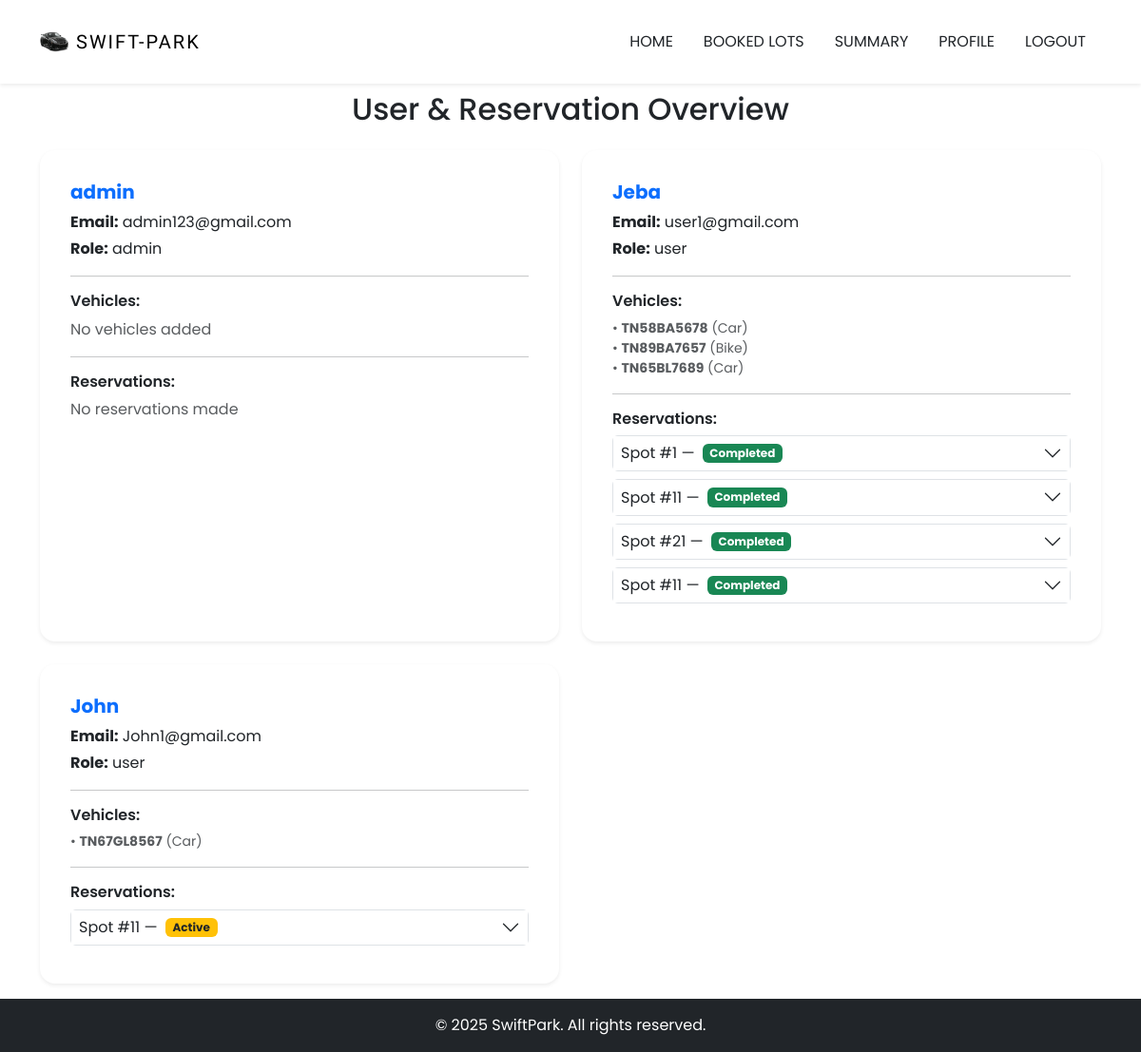
The app's page /admin/show_users (signed in), older data.
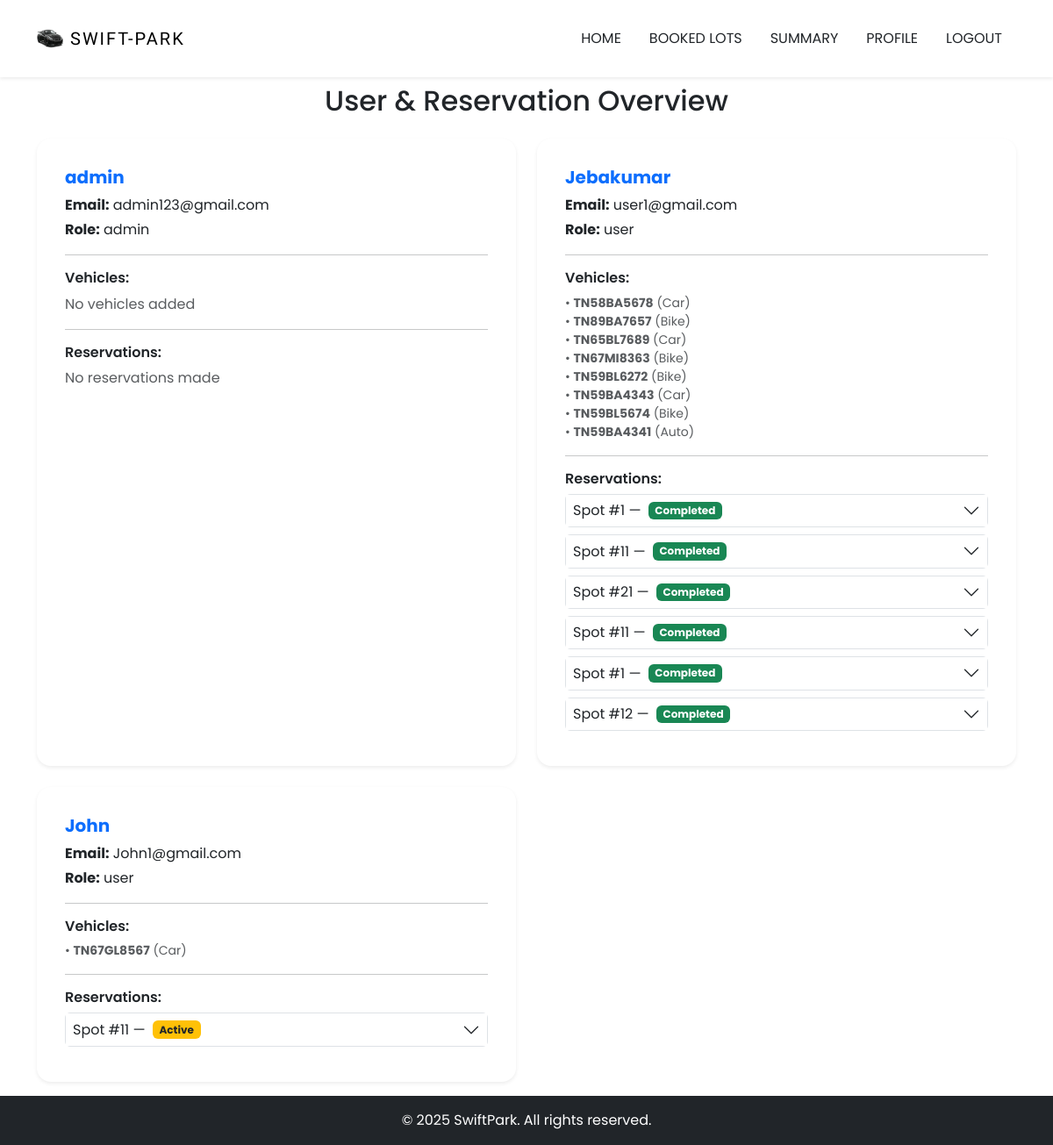
The same page, newer data.
### WorkSpace/models.py (models this page shows, shortened)
class User(db.Model, UserMixin):
    id = db.Column(db.Integer, primary_key=True)
    username = db.Column(db.String(150), unique=True, nullable=False)
    fullname = db.Column(db.String(50), nullable=False)
    email = db.Column(db.String(150), unique=True, nullable=False)
    password = db.Column(db.String(150), nullable=False)
    role = db.Column(db.String(120), nullable=False, default='user')
    vehicles = db.relationship('Vehicle', backref='user', lazy=True)
    reservations = db.relationship('Reservation', backref='user', lazy=True)

class Vehicle(db.Model):
    id = db.Column(db.Integer, primary_key=True)
    registration_number = db.Column(db.String(20), unique=True, nullable=False)
    vehicle_type = db.Column(db.String(50))  # car, bus, lorry
    user_id = db.Column(db.Integer, db.ForeignKey('user.id'), nullable=False)
    reservations = db.relationship('Reservation', backref='vehicle', lazy=True)

class Reservation(db.Model):
    id = db.Column(db.Integer, primary_key=True)
    lot_id = db.Column(db.Integer, db.ForeignKey('parking_lot.id'), nullable=False)
    spot_id = db.Column(db.Integer, db.ForeignKey('parking_spot.id'), nullable=False)
    user_id = db.Column(db.Integer, db.ForeignKey('user.id'), nullable=False)
    vehicle_id = db.Column(db.Integer, db.ForeignKey('vehicle.id'), nullable=False)
    parking_timestamp = db.Column(db.DateTime, nullable=False)
    leaving_timestamp = db.Column(db.DateTime, nullable=True)  # Now nullable
    parking_cost = db.Column(db.Float, nullable=True)          # Now nullable

### WorkSpace/routes.py (the view)
@routes.route('/admin/show_users')
@login_required
def show_users() :
    users = User.query.all()
    now = datetime.now()
    return render_template('users_info.html' , users = users , now = now)

### WorkSpace/templates/users_info.html (shortened to what this page needs)
{% extends "base.html" %}
{% block content %}
<div class="d-flex flex-column min-vh-100">
    <div class="container mt-5 pt-5 flex-grow-1 mb-3">
        <h2 class="mb-4 text-center">User & Reservation Overview</h2>
        <div class="row row-cols-1 row-cols-md-2 g-4">
            {% for user in users %}
            <div class="col">
                <div class="card shadow-sm h-100 border-0 rounded-4 p-3">
                    <div class="card-body">
                        <h5 class="fw-bold text-primary">{{ user.fullname }}</h5>
                        <p class="mb-1"><strong>Email:</strong> {{ user.email }}</p>
                        <p class="mb-2"><strong>Role:</strong> {{ user.role }}</p>
                        <hr class="my-3">
                        <h6 class="fw-semibold">Vehicles:</h6>
                        {% if user.vehicles %}
                            <ul class="list-unstyled small">
                                {% for v in user.vehicles %}
                                <li class="text-muted">• <strong>{{ v.registration_number }}</strong> ({{ v.vehicle_type }})</li>
                                {% endfor %}
                            </ul>
                        {% else %}
                            <p class="text-muted">No vehicles added</p>
                        {% endif %}
                        <hr class="my-3">
                        <h6 class="fw-semibold">Reservations:</h6>
                        {% if user.reservations %}
                            <div class="accordion accordion-flush" id="accordion{{ user.id }}">
                                {% for r in user.reservations %}
                                <div class="accordion-item border rounded mb-2">
                                    <h2 class="accordion-header">
                                        <button class="accordion-button collapsed p-2" type="button" data-bs-toggle="collapse" data-bs-target="#collapse{{ r.id }}">
                                            Spot #{{ r.spot_id }} —
                                            {% if r.leaving_timestamp and r.leaving_timestamp <= now %}
                                                <span class="badge bg-success ms-2">Completed</span>
                                            {% else %}
                                                <span class="badge bg-warning text-dark ms-2">Active</span>
                                            {% endif %}
                                        </button>
                                    </h2>
                                </div>
                                {% endfor %}
                            </div>
                        {% else %}
                            <p class="text-muted">No reservations made</p>
                        {% endif %}
                    </div>
                </div>
            </div>
            {% endfor %}
        </div>
    </div>
</div>
{% endblock %}

### WorkSpace/templates/base.html (shortened to what this page needs)
<!DOCTYPE html>
<html lang="en">
<head>
    <link href="https://cdn.jsdelivr.net/npm/bootstrap@5.3.3/dist/css/bootstrap.min.css" rel="stylesheet">
    <link rel="stylesheet" href="{{ url_for('static' , filename ='styling/styles.css')}}">
</head>
<body>
    <nav class="navbar navbar-expand-lg bg-grey py-3 fixed-top shadow-sm" >
        <div class="container">
            <a href="#navMenu" class="navbar-brand d-flex align-items-center">
                <img src="{{ url_for('static', filename='images/1749905028052k8zk4iza.webp') }}" alt="Logo" style="height: 40px;">
                <span class="text-uppercase fw-light ms-2">Swift-Park</span>
            </a>
            <div class="collapse navbar-collapse " id="navMenu">
                <ul class="navbar-nav ms-auto text-center">
                    {% if current_user.is_authenticated %}
                        {% if current_user.role == "admin" %}
                            <li class="nav-item px-2 py-2">
                                <a href="{{ url_for('routes.admin_dashboard') }}" class="nav-link text-uppercase text-dark">Dashboard</a>
                            </li>
                            <li class="nav-item px-2 py-2">
                                <a href="{{ url_for('routes.show_users')}}" class="nav-link text-uppercase text-dark">Users</a>
                            </li>
                            <li class="nav-item px-2 py-2">
                                <a href="{{ url_for('routes.admin_charts')}}" class="nav-link text-uppercase text-dark">summary</a>
                            </li>
                        {% else %}
                            <li class="nav-item px-2 py-2">
                                <a href="{{ url_for('routes.user_dashboard') }}" class="nav-link text-uppercase text-dark">Home</a>
                            </li>
                            <li class="nav-item px-2 py-2">
                                <a href="{{ url_for('routes.my_reservations')}}" class="nav-link text-uppercase text-dark">Booked lots</a>
                            </li>
                            <li class="nav-item px-2 py-2">
                                <a href="{{ url_for('routes.user_chart')}}" class="nav-link text-uppercase text-dark">summary</a>
                            </li>
                            <li class="nav-item px-2 py-2">
                                <a href="{{ url_for('routes.user_profile')}}" class="nav-link text-uppercase text-dark">profile</a>
                            </li>
                        {% endif %}
                        <li class="nav-item px-2 py-2">
                            <a href="{{ url_for('auth.logout') }}" class="nav-link text-uppercase text-dark">Logout</a>
                        </li>
                    {% endif %}
                </ul>
            </div>
        </div>
    </nav>
    {% block content %} {% endblock %}
<footer class="bg-dark text-white text-center py-3 mt-auto">
        &copy; 2025 SwiftPark. All rights reserved.
</footer>
</body>
</html>

### WorkSpace/static/styling/styles.css (style rules this page uses)
html { scroll-behavior: smooth; }
:root { --lg-font: 'Kaisei Tokumin', serif; --sm-font: 'Poppins', sans-serif; --color: #ffffff; --black: black; }
body { font-family: 'Poppins' , 'sans-serif'; }
.navbar { -webkit-box-shadow: 0 3px 9px 3px rgba(0, 0, 0, 0.1); box-shadow: 0 3px 9px 3px rgba(0, 0, 0, 0.1); }
.navbar-brand img { width: 30px; }
.navbar-brand span { letter-spacing: 2px; font-family: var(--lg-font); }
.nav-item { border-bottom: 0.5px solid rgba(0, 0, 0, 0.05); }
#navMenu { background-color: #f8f9fa; }
@media (min-width: 992px) { #navMenu { background-color: transparent; } }
@media (min-width: 992px) { .nav-item { border-bottom: none; } }
.card { transition: transform 0.2s ease, box-shadow 0.3s ease; border-radius: 16px; }

Row changes from the older to the newer data that the page shows:
changed User "user1@gmail.com": fullname "Jeba" → "Jebakumar"
added Vehicle: registration_number "TN67MI8363", vehicle_type "Bike", shown under User "user1@gmail.com"
added Vehicle: registration_number "TN59BL6272", vehicle_type "Bike", shown under User "user1@gmail.com"
added Vehicle: registration_number "TN59BA4343", vehicle_type "Car", shown under User "user1@gmail.com"
added Vehicle: registration_number "TN59BL5674", vehicle_type "Bike", shown under User "user1@gmail.com"
added Vehicle: registration_number "TN59BA4341", vehicle_type "Auto", shown under User "user1@gmail.com"
added Reservation: spot_id "1", shows "Completed", shown under User "user1@gmail.com"
added Reservation: spot_id "12", shows "Completed", shown under User "user1@gmail.com"
